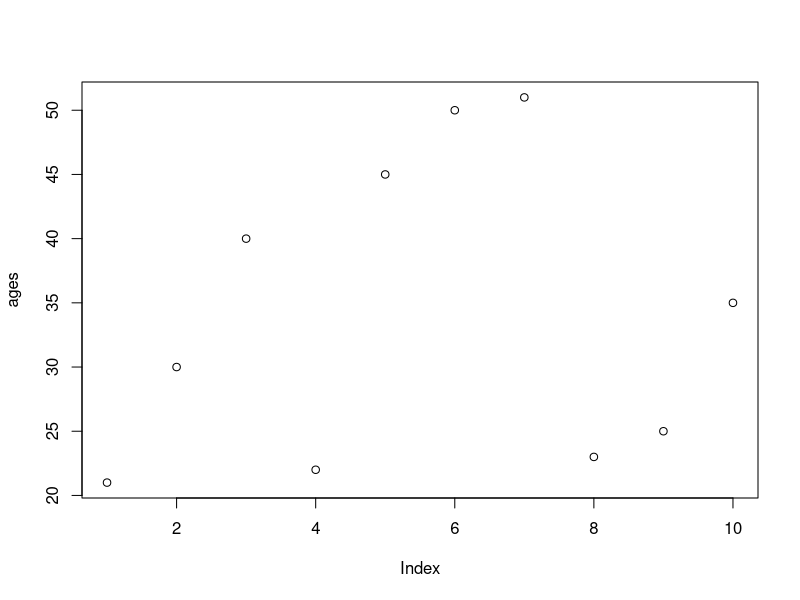
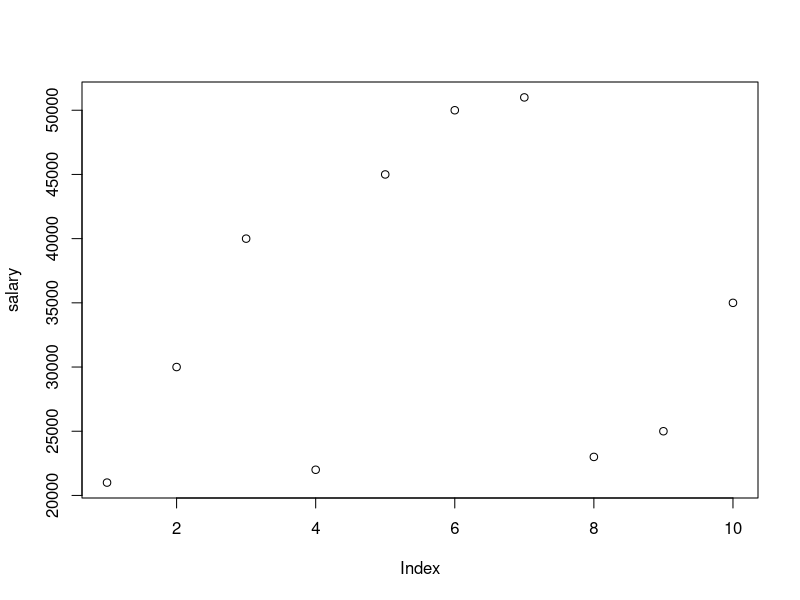
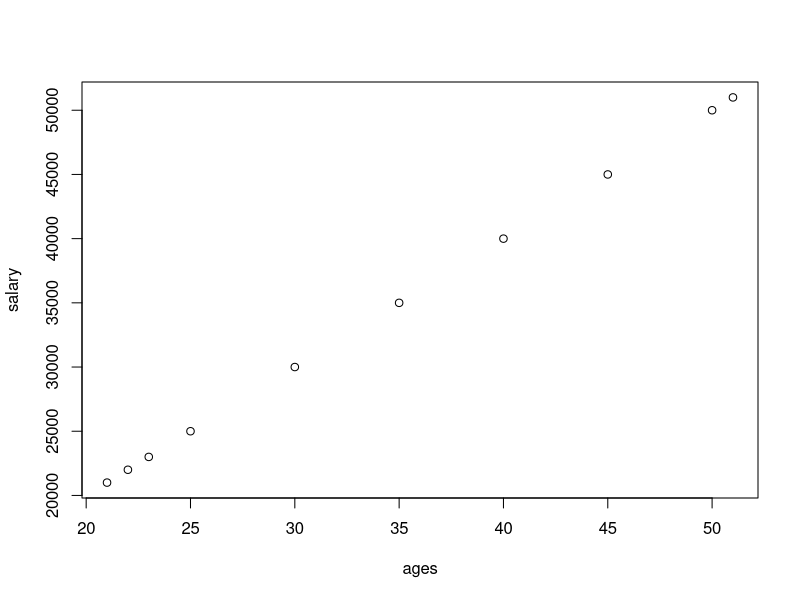
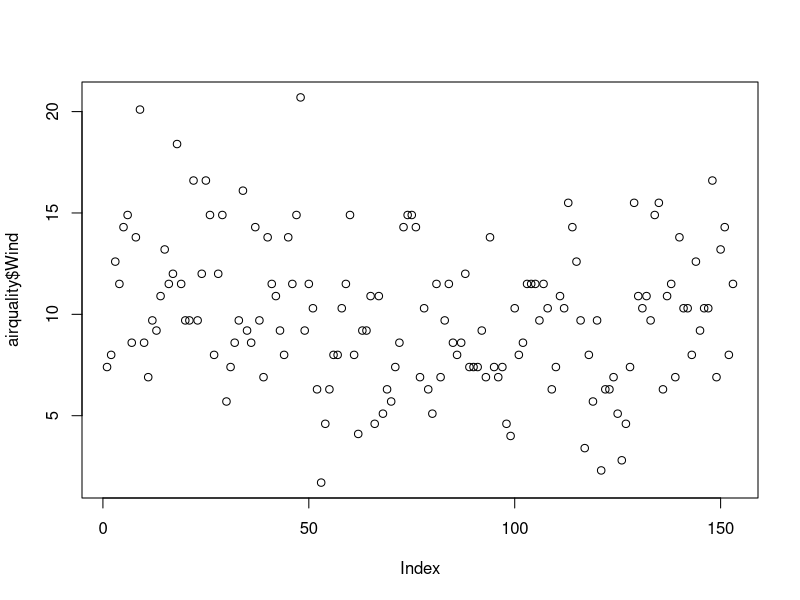
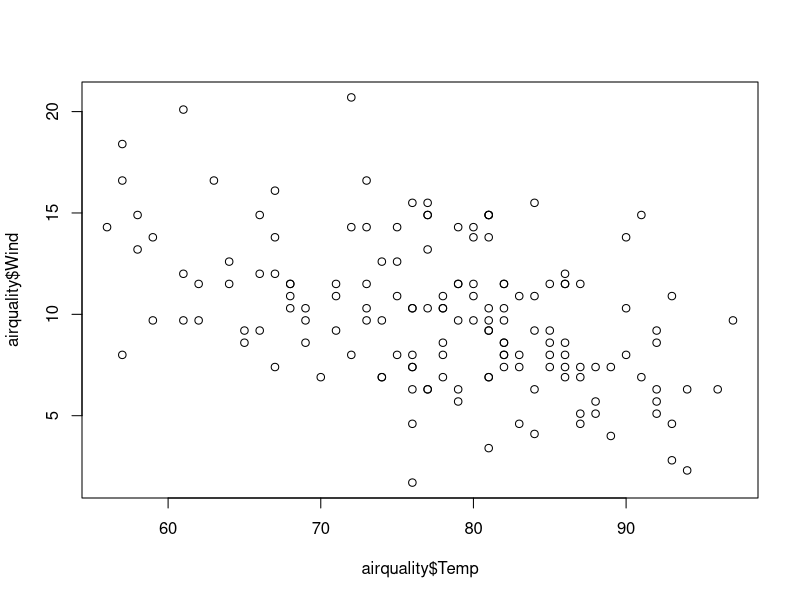
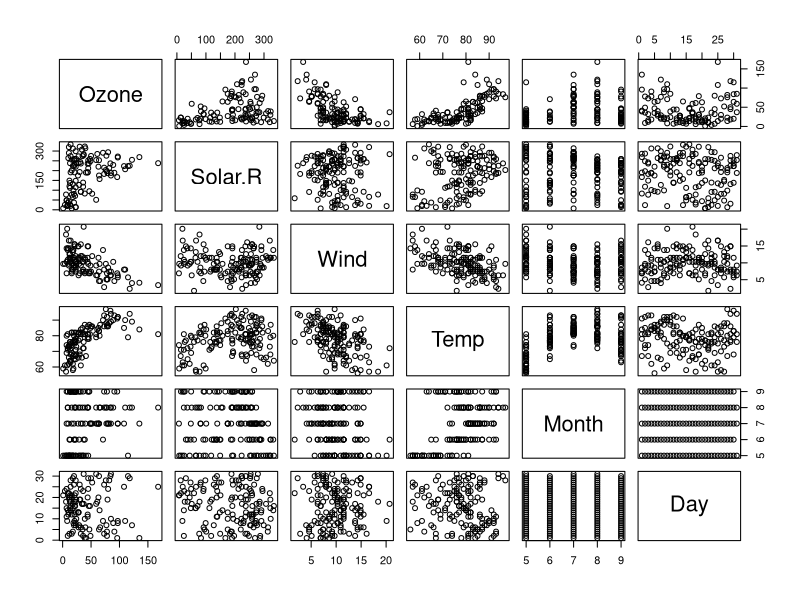
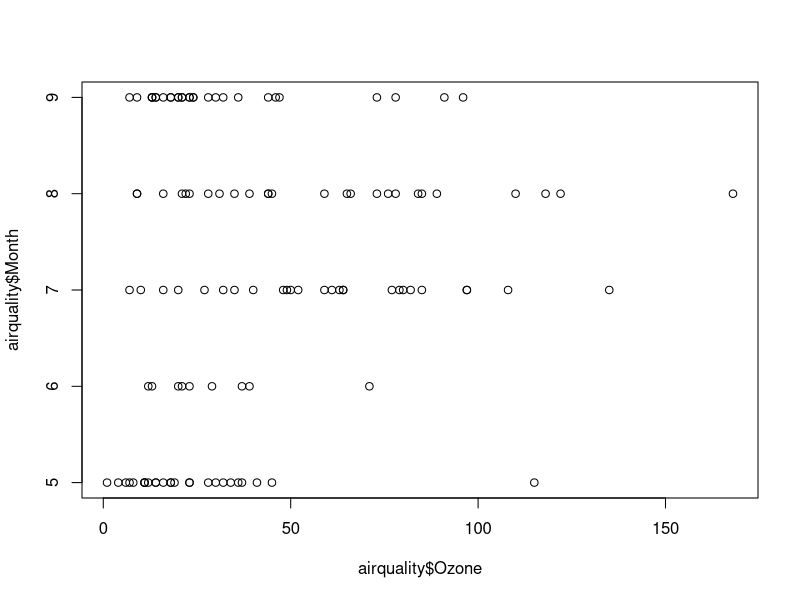
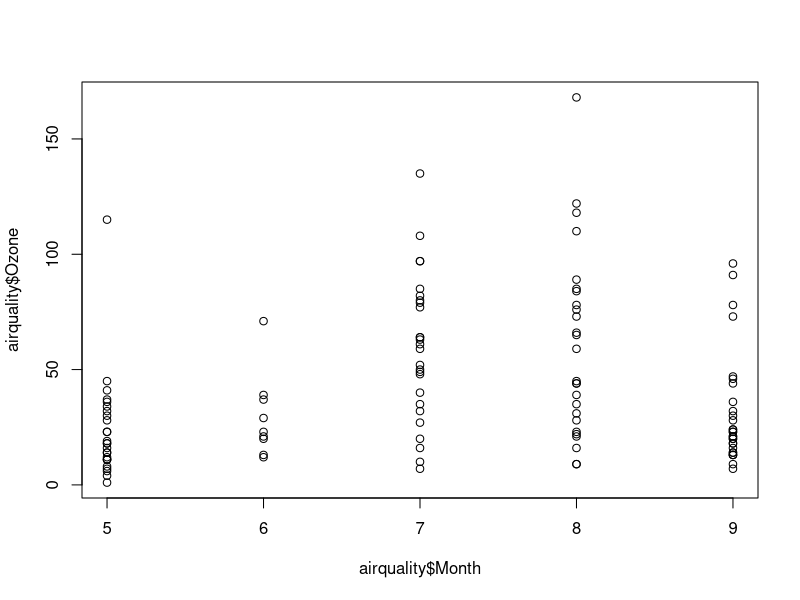

Generate these figures, in order, with R: (Note: this script raises an error after producing the figures.)
ages=c(21,30,40,22,45,50,51,23,25,35)
plot(ages)
salary=c(21000,30000,40000,22000,45000,50000,51000,23000,25000,35000)
plot (salary)

plot(ages,salary) #age will go x-axis and salary y-axis

help("plot")

airquality=datasets::airquality

#Top 10 rows and last 10 rows

head(airquality,10)
tail(airquality,10)
names(airquality)   #names of all columns

df=airquality[,-6] #excludes column no 6
df
summary(airquality[,1])   #summary statistics for column 1
summary(airquality$temp)

airquality$Wind  #display of wind column

#Visualization of these df

plot(airquality$Wind)
plot(airquality$Temp,airquality$Wind,type="p")
plot(airquality) #scatterplot
help(plot)
plot(airquality$Ozone,airquality$Month)
plot(airquality$Month,airquality$Ozone)

plot(airquality$Wind,type="p")  # p:points, l:line, b:Both
plot(airquality$Wind, type="l")
plot(airquality$Wind,type="b")

plot(airquality$Wind,
     xlab='Ozone concentration',
     ylab='No of Instances',
     main='Ozone levels in NY city',
     col='red',
     type='l')
plot(airquality,col='red')
plot(airquality$Ozone,airquality$Solar.R)


#Horizontal bar plot

barplot(airquality$Ozone,
        main="Ozone concentration in air",
        ylab='ozone levels',
        col='blue',
        horiz=T,
        axes=F)
help(barplot)


#Histogram

hist(airquality$Temp)

hist(airquality$Temp,
     main='Solar radiation values in air',
     xlab='solar rad',
     col='blue',
     border='red')

help(hist)


#Single box plot      #It means outliers or extreme values.

help("boxplot")


boxplot(airquality$Wind,
        main='boxplot',
        col='blue',
        border='red',
        horizontal = T)

boxplot.stats(airquality$Wind)$out  #oultier values

airquality$Ozone


#Multiple Box Plots

boxplot(airquality[,1:4],
        main='Multiple box plots',
        horizontal= TRUE,
        col='pink')


# Margin of grid(mar)(bootom,left,top,right)
#no of rows and columns(mfrow)
#whether a border is to be included(bty)
#and position of 
#labels(las:1 for horizontal,las:0 for vertical)
#bty-box round the plot(o,n,7,L,C,U)

help(par)

par(mfrow=c(4,3),mar=c(1,2,1,2),las=0,bty='o')
plot(airquality$Ozone)
plot(airquality$Ozone,airquality$Wind)
plot(airquality$Ozone,type='l')
plot(airquality$Wind,type='l')
plot(airquality$Solar.R,type='l')
barplot(airquality$Ozone,main='ozone concentration',xlab='ozone levels',col='green',horiz=T)
hist(airquality$Solar.R)
boxplot(airquality$Solar.R)
boxplot(airquality[,0:4],amin="multiple box plots")


# Considering NA values

airquality
max(airquality$Wind)
min(airquality$Temp)
min(airquality$Solar.R)
mean(airquality$Solar.R)
mean(airquality$Wind)

mean(airquality$Solar.R,na.rm=T)
median(airquality$Ozone)
median(airquality$Ozone,na.rm=T)
min(airquality$Ozone)
min(airquality$Ozone,na.rm=T)


View(airquality)


# Variance   #Standard Deviation
   var(airquality$Wind)
   sd(airquality$Ozone)
   sd(airquality$Ozone,na.rm=T)

   skewness(airquality$Ozone,na.rm=T) 
   kurtosis(airquality$Ozone,na.rm=T) 
   skewness(airquality[,1:4],na.rm=T)
  
#Density plot
   
plot(density(airquality$Wind))
plot(density(airquality$Ozone,na.rm=T))



#In class excerise

e_quakes=datasets::quakes

   


   
   
   
   
   
   